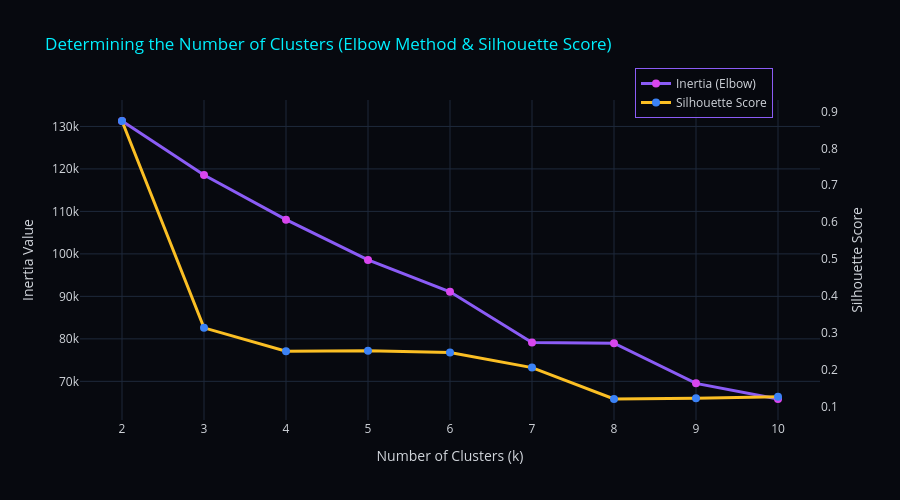

Here is the notebook cell this chart was saved with:
### Code cell
# 2. Determine the optimal number of clusters using an interactive plot
fig = go.Figure()
fig.add_trace(go.Scatter(
    x=list(K_range), y=inertia, mode='lines+markers', name='Inertia (Elbow)', yaxis='y1',
    line=dict(color=GALAXY_ACCENT3, width=3), marker=dict(color=GALAXY_ACCENT4, size=8)
))
fig.add_trace(go.Scatter(
    x=list(K_range), y=silhouette_scores, mode='lines+markers', name='Silhouette Score', yaxis='y2',
    line=dict(color=GALAXY_ACCENT5, width=3), marker=dict(color=GALAXY_ACCENT2, size=8)
))

fig.update_layout(
    title='Determining the Number of Clusters (Elbow Method & Silhouette Score)',
    xaxis=dict(title='Number of Clusters (k)', dtick=1),
    yaxis=dict(title='Inertia Value', side='left'),
    yaxis2=dict(title='Silhouette Score', side='right', overlaying='y', showgrid=False, color=GALAXY_FG),
    legend=dict(x=0.75, y=1.1),
    height=500,
)
apply_galaxy_plotly(fig)
fig.show()

### Figure 1 — Plotly figure (JSON) as saved in the notebook; plotly's stock layout.template omitted (floating-point values rounded to 4 significant figures)
{"data": [{"line": {"color": "#8B5CF6", "width": 3}, "marker": {"color": "#D946EF", "size": 8}, "mode": "lines+markers", "name": "Inertia (Elbow)", "type": "scatter", "x": [2, 3, 4, 5, 6, 7, 8, 9, 10], "y": [131300.0, 118600.0, 108100.0, 98570.0, 91090.0, 79150.0, 78970.0, 69520.0, 65840.0], "yaxis": "y"}, {"line": {"color": "#FBBF24", "width": 3}, "marker": {"color": "#3B82F6", "size": 8}, "mode": "lines+markers", "name": "Silhouette Score", "type": "scatter", "x": [2, 3, 4, 5, 6, 7, 8, 9, 10], "y": [0.874, 0.3132, 0.2498, 0.2513, 0.2462, 0.2055, 0.1203, 0.1223, 0.1267], "yaxis": "y2"}], "layout": {"colorway": ["#00F0FF", "#8B5CF6", "#FBBF24", "#3B82F6", "#D946EF", "#F43F5E"], "font": {"color": "#D1D5DB"}, "height": 500, "legend": {"bgcolor": "rgba(7, 9, 15, 0.85)", "bordercolor": "#8B5CF6", "borderwidth": 1, "font": {"color": "#D1D5DB"}, "x": 0.75, "y": 1.1}, "paper_bgcolor": "#07090F", "plot_bgcolor": "#07090F", "scene": {"bgcolor": "#07090F", "xaxis": {"backgroundcolor": "#07090F", "color": "#D1D5DB", "gridcolor": "#1E293B", "zerolinecolor": "#00F0FF"}, "yaxis": {"backgroundcolor": "#07090F", "color": "#D1D5DB", "gridcolor": "#1E293B", "zerolinecolor": "#00F0FF"}, "zaxis": {"backgroundcolor": "#07090F", "color": "#D1D5DB", "gridcolor": "#1E293B", "zerolinecolor": "#00F0FF"}}, "title": {"font": {"color": "#00F0FF"}, "text": "Determining the Number of Clusters (Elbow Method & Silhouette Score)"}, "xaxis": {"color": "#D1D5DB", "dtick": 1, "gridcolor": "#1E293B", "title": {"text": "Number of Clusters (k)"}, "zerolinecolor": "#8B5CF6"}, "yaxis": {"color": "#D1D5DB", "gridcolor": "#1E293B", "side": "left", "title": {"text": "Inertia Value"}, "zerolinecolor": "#8B5CF6"}, "yaxis2": {"color": "#D1D5DB", "gridcolor": "#1E293B", "overlaying": "y", "showgrid": false, "side": "right", "title": {"text": "Silhouette Score"}, "zerolinecolor": "#8B5CF6"}}}
